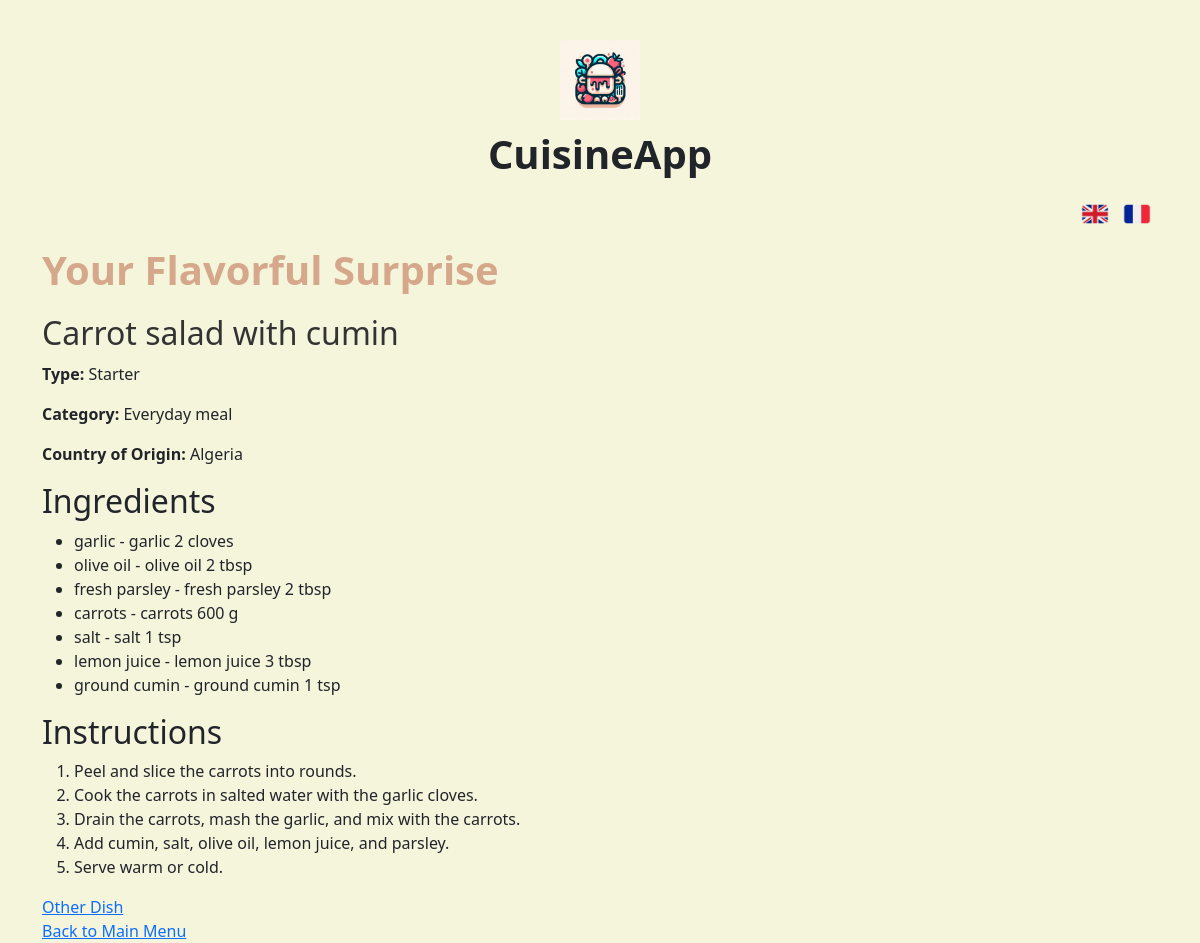
Page /surprise on the committed database.
### tables this page shows
CREATE TABLE Recettes (
    id INTEGER PRIMARY KEY AUTOINCREMENT,
    plat_fr TEXT NOT NULL,
    plat_en TEXT NOT NULL,
    description_fr TEXT NOT NULL,
    description_en TEXT NOT NULL,
    pays_origine_fr TEXT NOT NULL,
    pays_origine_en TEXT NOT NULL,
    temps_preparation_fr TEXT NOT NULL,
    temps_preparation_en TEXT NOT NULL
);

CREATE TABLE IngredientQuantities (
    recette_id INTEGER NOT NULL,
    ingredient_id INTEGER NOT NULL,
    quantity_fr TEXT NOT NULL,
    quantity_en TEXT NOT NULL,
    PRIMARY KEY (recette_id, ingredient_id),
    FOREIGN KEY (recette_id) REFERENCES Recettes(id) ON DELETE CASCADE,
    FOREIGN KEY (ingredient_id) REFERENCES Ingredients(id) ON DELETE CASCADE
);

CREATE TABLE Ingredients (
    id INTEGER PRIMARY KEY AUTOINCREMENT,
    nom_ingredient_fr TEXT NOT NULL,
    nom_ingredient_en TEXT NOT NULL
);

CREATE TABLE Instructions (
    id INTEGER PRIMARY KEY AUTOINCREMENT,
    recette_id INTEGER NOT NULL,
    step_number INTEGER NOT NULL,
    instruction_fr TEXT NOT NULL,
    instruction_en TEXT NOT NULL,
    FOREIGN KEY (recette_id) REFERENCES Recettes(id) ON DELETE CASCADE
);

### app.py (the view)
@app.route('/surprise')
def surprise_me():
    conn = get_db_connection()
    recipe = conn.execute('''
        SELECT r.*, GROUP_CONCAT(DISTINCT t.nom_type_{0}) as types,
        GROUP_CONCAT(DISTINCT c.nom_categorie_{0}) as categories,
        r.pays_origine_{0} as country_of_origin
        FROM Recettes r
        LEFT JOIN RecetteTypes rt ON r.id = rt.recette_id
        LEFT JOIN Types t ON rt.type_id = t.id
        LEFT JOIN RecetteCategories rc ON r.id = rc.recette_id
        LEFT JOIN Categories c ON rc.categorie_id = c.id
        GROUP BY r.id
        ORDER BY RANDOM()
        LIMIT 1
    '''.format(session['lang'])).fetchone()
    if recipe is None:
        return render_template("no_recipes.html")  # Handle the case if no recipe is found
    ingredients = conn.execute('''
        SELECT i.nom_ingredient_{0} as ingredient, iq.quantity_{0} as quantity
        FROM Ingredients i
        JOIN RecetteIngredients ri ON i.id = ri.ingredient_id
        LEFT JOIN IngredientQuantities iq ON i.id = iq.ingredient_id AND ri.recette_id = iq.recette_id
        WHERE ri.recette_id = ?
    '''.format(session['lang']), (recipe['id'],)).fetchall()
    instructions = conn.execute('''
        SELECT step_number, instruction_{0} as instruction
        FROM Instructions
        WHERE recette_id = ?
        ORDER BY step_number
    '''.format(session['lang']), (recipe['id'],)).fetchall()
    conn.close()
    return render_template('surprise.html', recipe=recipe, ingredients=ingredients, instructions=instructions)

### app.py (called while the page is built)
def get_db_connection():
    conn = sqlite3.connect(DATABASE)
    conn.row_factory = sqlite3.Row
    return conn

@app.before_request
def set_default_language():
    if 'lang' not in session:
        session['lang'] = 'en'

### templates/surprise.html
{% extends "base.html" %}
{% block content %}
    <h1 class="functionality-title">{{ "Your Flavorful Surprise" if session['lang'] == 'en' else "Votre Surprise Savoureuse" }}</h1>
    <h2 class="dish-title">{{ recipe['plat_' + session['lang']] }}</h2>
    <p><strong>{{ "Type" if session['lang'] == 'en' else "Type" }}:</strong> {{ recipe.types }}</p>
    <p><strong>{{ "Category" if session['lang'] == 'en' else "Catégorie" }}:</strong> {{ recipe.categories }}</p>
    <p><strong>{{ "Country of Origin" if session['lang'] == 'en' else "Pays d'origine" }}:</strong> {{ recipe['country_of_origin'] }}</p>
    <h2>{{ "Ingredients" if session['lang'] == 'en' else "Ingrédients" }}</h2>
    <ul>
        {% for ing in ingredients %}
            <li>
                {{ ing.ingredient }} -
                {% if ing.quantity %}
                    {{ ing.quantity }}
                {% else %}
                    {{ "Feel free to adjust to taste" if session['lang'] == 'en' else "À ajuster selon vos préférences" }}
                {% endif %}
            </li>
        {% endfor %}
    </ul>
    <h2>{{ "Instructions" if session['lang'] == 'en' else "Instructions" }}</h2>
    <ol>
        {% for step in instructions %}
            <li>{{ step.instruction }}</li>
        {% endfor %}
    </ol>
    <div class="buttons">
        <div><a href="{{ url_for('surprise_me') }}">
            {{ "Other Dish" if session['lang'] == 'en' else "Autre plat" }}
        </a></div>
        <div><a href="{{ url_for('index') }}" class="back-button">
            {{ "Back to Main Menu" if session['lang'] == 'en' else "Retour au menu principal" }}
        </a></div>
    </div>
{% endblock %}

### templates/base.html (shortened to what this page needs)
<!DOCTYPE html>
<html lang="{{ session['lang'] }}">
<head>
    <link href="https://cdn.jsdelivr.net/npm/bootstrap@5.3.0/dist/css/bootstrap.min.css" rel="stylesheet">
</head>
<body>
    <div class="container base-container">
        <div class="main-header">
            <img src="{{ url_for('static', filename='images/logo.png') }}" alt="CuisineApp Logo" class="img-fluid" onerror="this.onerror=null;this.src='https://via.placeholder.com/150';">
            <h1>CuisineApp</h1>
        </div>
        <div class="d-flex justify-content-end mb-3">
            <a href="{{ url_for('set_language', lang='en') }}">
                <img class="flag" src="{{ url_for('static', filename='flags/en.png') }}" alt="English" onerror="this.onerror=null;this.src='https://via.placeholder.com/32x32?text=EN';">
            </a>
            <a href="{{ url_for('set_language', lang='fr') }}">
                <img class="flag" src="{{ url_for('static', filename='flags/fr.png') }}" alt="Français" onerror="this.onerror=null;this.src='https://via.placeholder.com/32x32?text=FR';">
            </a>
        </div>
        {% block content %}{% endblock %}
    </div>
</body>
</html>

### templates/base.html (style rules this page uses)
:root { --primary-color: #D6A88B; --secondary-color: #F5F5DC; --text-color: #333; }
body { background-color: var(--secondary-color); }
.flag { width: 32px; height: 32px; cursor: pointer; margin: 0 5px; }
.base-container { margin-top: 40px; }
.main-header { text-align: center; margin-bottom: 20px; }
.main-header img { max-height: 80px; }
.main-header h1 { margin-top: 10px; font-size: 2.5rem; font-weight: bold; }
.functionality-title { font-size: 2.5rem; color: var(--primary-color); font-weight: bold; margin-bottom: 20px; }
.dish-title { font-size: 2rem; color: var(--text-color); margin-bottom: 10px; }

### rows in the picture
Recettes: plat_en "Carrot salad with cumin", country_of_origin "Algeria"
IngredientQuantities: ingredient "garlic", quantity "garlic 2 cloves"
IngredientQuantities: ingredient "olive oil", quantity "olive oil 2 tbsp"
IngredientQuantities: ingredient "fresh parsley", quantity "fresh parsley 2 tbsp"
IngredientQuantities: ingredient "carrots", quantity "carrots 600 g"
IngredientQuantities: ingredient "salt", quantity "salt 1 tsp"
IngredientQuantities: ingredient "lemon juice", quantity "lemon juice 3 tbsp"
IngredientQuantities: ingredient "ground cumin", quantity "ground cumin 1 tsp"
Instructions: instruction "Peel and slice the carrots into rounds."
Instructions: instruction "Cook the carrots in salted water with the garlic cloves."
Instructions: instruction "Drain the carrots, mash the garlic, and mix with the carrots."
Instructions: instruction "Add cumin, salt, olive oil, lemon juice, and parsley."
Instructions: instruction "Serve warm or cold."

### other values in the picture
{{ "Type" if session['lang'] == 'en' else "Type" }} "Type"
{{ recipe.types }} "Starter"
{{ "Category" if session['lang'] == 'en' else "Catégorie" }} "Category"
{{ recipe.categories }} "Everyday meal"
{{ "Country of Origin" if session['lang'] == 'en' else "Pays d'origine" }} "Country of Origin"
{{ "Ingredients" if session['lang'] == 'en' else "Ingrédients" }} "Ingredients"
{{ "Instructions" if session['lang'] == 'en' else "Instructions" }} "Instructions"
{{ "Other Dish" if session['lang'] == 'en' else "Autre plat" }} "Other Dish"
